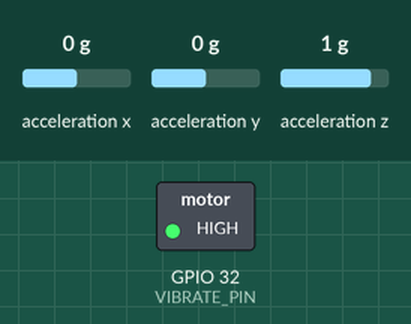
A sketch run on a simulated ESP32. Parts: switched loads named in the sketch (green lamp = pin HIGH). Wiring (inferred from the names in the program): MPU-6050 motion sensor at I2C address 0x68. Dashed ring = blinking. The test bench sets the inputs (shaded band); at power-on: acceleration x 0 g, acceleration y 0 g, acceleration z 1 g. WiFi joins after 1.5 s; servers stay silent unless stated; what the sketch prints to the serial monitor is not drawn.

Above: at 11.6 s.
11.7 s: acceleration x set to -0.8 g
15.2 s: acceleration x set to -1.1 g
At 15.9 s:
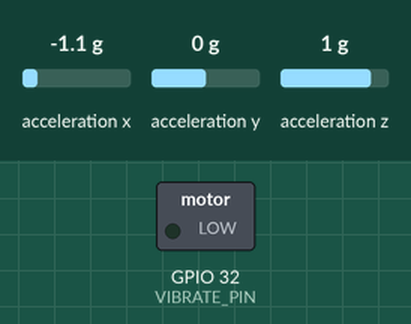
Timing chart, 0 to 18.2 s (numbered marks = the images above; inputs shaded):
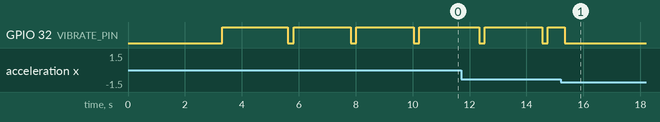

The sketch:

SpineLine.ino
```cpp
/************************************************************
 * SpineLine – ESP32 + MPU6050 + Web + Firebase Upload
 * Logic unchanged – Firebase added safely
 ************************************************************/

#include <WiFi.h>
#include <WebServer.h>
#include <Wire.h>
#include <ArduinoJson.h>
#include <Firebase_ESP_Client.h>

// ================= FIREBASE =================
#define API_KEY "**********"
#define DATABASE_URL "https://spineline-9038f-default-rtdb.asia-southeast1.firebasedatabase.app"

FirebaseData fbdo;
FirebaseAuth auth;
FirebaseConfig config;

// ================= HARDWARE =================
#define MPU_ADDR 0x68
#define SDA_PIN 23
#define SCL_PIN 22
#define VIBRATE_PIN 32

// ================= WIFI =================
const char* ssid = "vivo T2x 5G";
const char* password = "Krishna@08";

WebServer server(80);

// ================= POSTURE DATA =================
float acc_x = 0.0;
int leanCount = 0;
int totalReadings = 0;
unsigned long sessionStart = 0;

// ================= VIBRATION =================
bool vibrating = false;
unsigned long vibStartTime = 0;
#define VIB_DURATION 2000
#define LEAN_THRESHOLD 10

// ================= SETUP =================
void setup() {
  Serial.begin(115200);
  pinMode(VIBRATE_PIN, OUTPUT);
  digitalWrite(VIBRATE_PIN, LOW);

  // -------- WiFi --------
  WiFi.begin(ssid, password);
  while (WiFi.status() != WL_CONNECTED) delay(500);
  Serial.println("WiFi Connected");
  Serial.println(WiFi.localIP());

  // -------- Firebase --------
  config.api_key = API_KEY;
  config.database_url = DATABASE_URL;
  Firebase.begin(&config, &auth);
  Firebase.reconnectWiFi(true);
  Serial.println("Firebase connected");

  // -------- MPU6050 --------
  Wire.begin(SDA_PIN, SCL_PIN);
  Wire.beginTransmission(MPU_ADDR);
  Wire.write(0x6B);
  Wire.write(0);
  Wire.endTransmission(true);

  sessionStart = millis();

  // -------- Web Server --------
  server.on("/", HTTP_GET, handleRoot);
  server.on("/posture", HTTP_GET, handlePosture);
  server.on("/reset", HTTP_POST, handleReset);
  server.begin();

  Serial.println("SpineLine Web Dashboard LIVE");
}

// ================= LOOP =================
void loop() {
  server.handleClient();

  if (!readAccelX()) return;

  totalReadings++;
  int posture = predictPosture(acc_x);

  // -------- VIBRATION LOGIC (UNCHANGED) --------
  if (posture == 1) {
    leanCount++;
    if (leanCount >= LEAN_THRESHOLD && !vibrating) {
      vibrating = true;
      vibStartTime = millis();
      digitalWrite(VIBRATE_PIN, HIGH);
    }
  } else {
    leanCount = 0;
    vibrating = false;
    digitalWrite(VIBRATE_PIN, LOW);
  }

  if (vibrating && millis() - vibStartTime >= VIB_DURATION) {
    vibrating = false;
    digitalWrite(VIBRATE_PIN, LOW);
  }

  // -------- FIREBASE UPLOAD (EVERY 5s) --------
  static unsigned long lastUpload = 0;
  if (millis() - lastUpload > 5000) {
    lastUpload = millis();

    String basePath = "/sessions/" + String(sessionStart);

    Firebase.RTDB.pushFloat(&fbdo, basePath + "/ax", acc_x);
    Firebase.RTDB.pushString(
      &fbdo,
      basePath + "/posture",
      posture == 1 ? "LEAN" : "STRAIGHT"
    );

    Serial.println("📤 Data uploaded to Firebase");
  }

  delay(200);
}

// ================= WEB PAGE =================
void handleRoot() {
  unsigned long usageMinutes = (millis() - sessionStart) / 60000;

  int straightReadings = totalReadings - leanCount;
  if (straightReadings < 0) straightReadings = 0;

  float straightPct = (totalReadings > 0)
                        ? (float)straightReadings / totalReadings * 100.0
                        : 0;

  String remark =
    straightPct >= 80 ? "EXCELLENT" :
    straightPct >= 50 ? "GOOD" : "TERRIBLE";

  String postureNow = predictPosture(acc_x) ? "LEAN" : "STRAIGHT";

  String page = R"rawliteral(
<!DOCTYPE html>
<html>
<head>
<title>SpineLine Device</title>
<meta http-equiv="refresh" content="2">
<style>
body { font-family: Arial; background:#f0f0f0; }
.container {
  width:520px; margin:40px auto; background:#fff;
  padding:25px; border-radius:8px;
  box-shadow:0 0 12px rgba(0,0,0,0.2);
}
.big { font-size:22px; font-weight:bold; }
.green { color:green; } .red { color:red; }
</style>
</head>
<body>
<div class="container">
<h1>SpineLine Device</h1>

<div class="big">Status: <span class="green">ONLINE</span></div>
<p>Usage Time: <b>)rawliteral" + String(usageMinutes) + R"rawliteral( min</b></p>

<hr>
<p>Current Ax: <b>)rawliteral" + String(acc_x,3) + R"rawliteral( g</b></p>
<p class="big">Posture:
<span class=")rawliteral" + (postureNow=="STRAIGHT"?"green":"red") + R"rawliteral(">
)rawliteral" + postureNow + R"rawliteral(
</span></p>

<hr>
<p>Straight %: <b>)rawliteral" + String(straightPct,1) + R"rawliteral(%</b></p>
<p class="big">Remark:
<span class=")rawliteral" + (straightPct>=50?"green":"red") + R"rawliteral(">
)rawliteral" + remark + R"rawliteral(
</span></p>

</div>
</body>
</html>
)rawliteral";

  server.send(200, "text/html", page);
}

// ================= API =================
void handlePosture() {
  DynamicJsonDocument doc(256);
  doc["ax"] = acc_x;
  doc["posture"] = predictPosture(acc_x) ? "LEAN" : "STRAIGHT";
  String response;
  serializeJson(doc, response);
  server.send(200, "application/json", response);
}

void handleReset() {
  sessionStart = millis();
  totalReadings = 0;
  leanCount = 0;
  server.send(200, "text/plain", "Stats reset");
}

// ================= CORE =================
int predictPosture(float ax) {
  // YOUR LOGIC – UNCHANGED
  return (ax <= -0.970) ? 0 : 1;
}

bool readAccelX() {
  Wire.beginTransmission(MPU_ADDR);
  Wire.write(0x3B);
  if (Wire.endTransmission(false) != 0) return false;
  if (Wire.requestFrom(MPU_ADDR, 2, true) != 2) return false;

  int16_t raw_ax = (Wire.read() << 8) | Wire.read();
  acc_x = raw_ax / 16384.0;
  return true;
}
```

Measured:
- the behaviour switches between -0.9 and -1 g on acceleration x (found by bisection; images 0 and 1)
- by itself, GPIO 32 (VIBRATE_PIN): alternates HIGH for 2.0 s and LOW for 0.20 s
